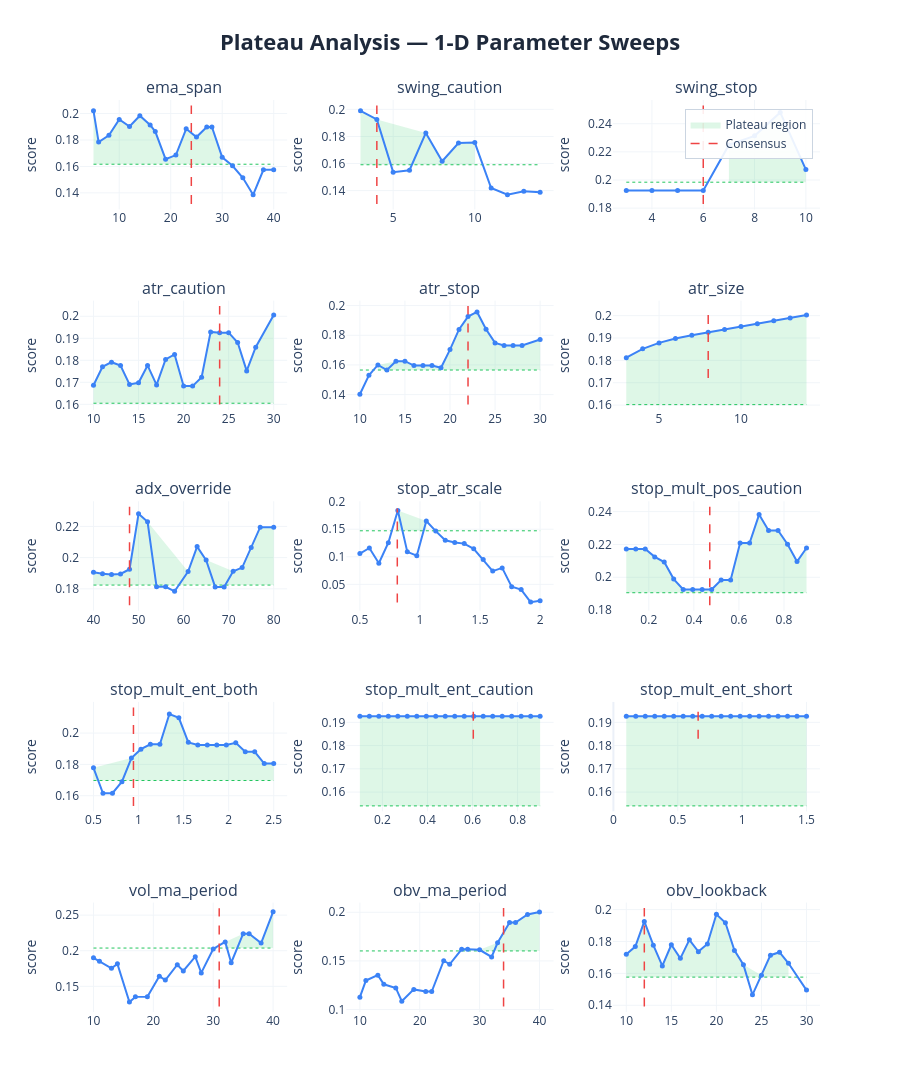

The code cell stored with this chart in its notebook:
### Markdown cell above
### 1-D sweep charts:
| Element | Meaning | Good | Bad |
|---------|---------|------|-----|
| **Blue curve** | Composite score at each value of the parameter, with all others held at consensus | Flat-topped curve — performance is insensitive to the exact value | Narrow spike — optimizer latched onto one specific value, everything nearby is worse |
| **Red dashed line** | Where the consensus value sits | On the flat top of the curve | On a steep slope or at the edge of a cliff |
| **Green dashed line** | Cutoff at 80% of peak score — the boundary between plateau and non-plateau | Blue curve stays above this line across most of the range | Blue curve dips below it quickly either side of the peak |
| **Green shading** | Plateau region — all values where the score stays within 20% of the peak | Wide green band spanning most of the range (robust) | Thin sliver or no shading at all (fragile/overfit) |


 If concensus on steep slope: parameter **REGIME SENSITIVE** - do not fix, backtests are disagreeing, want to fix parameters on flat top.

### Code cell
# ── visual sweep curves ───────────────────────────────────────────────────
plot_plateau_analysis(
    sweep_results    = sweep_results,
    consensus_params = results['consensus_params'],
    param_defs       = PARAM_DEFS,
    fixed_params     = FIXED_PARAMS,
    threshold        = 0.20,
    show             = False,
    save_html        = None,
)

### Figure 1 — Plotly figure (JSON) as saved in the notebook; plotly's stock layout.template omitted (floating-point values rounded to 4 significant figures)
{"data": [{"fill": "toself", "fillcolor": "rgba(34, 197, 94, 0.15)", "hoverinfo": "skip", "line": {"color": "rgba(0,0,0,0)"}, "name": "Plateau region", "showlegend": true, "type": "scatter", "x": [5, 6, 8, 10, 12, 14, 16, 17, 19, 21, 23, 25, 27, 28, 30, 30, 28, 27, 25, 23, 21, 19, 17, 16, 14, 12, 10, 8, 6, 5], "xaxis": "x", "y": [0.2021, 0.1784, 0.1836, 0.1956, 0.1902, 0.1984, 0.1914, 0.1864, 0.1655, 0.1686, 0.1885, 0.1822, 0.1898, 0.1898, 0.1669, 0.1617, 0.1617, 0.1617, 0.1617, 0.1617, 0.1617, 0.1617, 0.1617, 0.1617, 0.1617, 0.1617, 0.1617, 0.1617, 0.1617, 0.1617], "yaxis": "y"}, {"hoverinfo": "skip", "line": {"color": "#22c55e", "dash": "dot", "width": 1}, "mode": "lines", "showlegend": false, "type": "scatter", "x": [5, 40], "xaxis": "x", "y": [0.1617, 0.1617], "yaxis": "y"}, {"hovertemplate": "<b>ema_span</b><br>Value: %{x:.4g}<br>Score: %{y:.4f}<br><extra></extra>", "line": {"color": "#3b82f6", "width": 2}, "marker": {"size": 5}, "mode": "lines+markers", "name": "ema_span", "showlegend": false, "type": "scatter", "x": [5, 6, 8, 10, 12, 14, 16, 17, 19, 21, 23, 25, 27, 28, 30, 32, 34, 36, 38, 40], "xaxis": "x", "y": [0.2021, 0.1784, 0.1836, 0.1956, 0.1902, 0.1984, 0.1914, 0.1864, 0.1655, 0.1686, 0.1885, 0.1822, 0.1898, 0.1898, 0.1669, 0.1605, 0.1514, 0.1385, 0.1575, 0.1575], "yaxis": "y"}, {"hoverinfo": "skip", "line": {"color": "#ef4444", "dash": "dash", "width": 1.5}, "mode": "lines", "name": "Consensus", "showlegend": true, "type": "scatter", "x": [24, 24], "xaxis": "x", "y": [0.1316, 0.2061], "yaxis": "y"}, {"fill": "toself", "fillcolor": "rgba(34, 197, 94, 0.15)", "hoverinfo": "skip", "line": {"color": "rgba(0,0,0,0)"}, "name": "Plateau region", "showlegend": false, "type": "scatter", "x": [3, 4, 7, 8, 9, 10, 10, 9, 8, 7, 4, 3], "xaxis": "x2", "y": [0.1989, 0.1926, 0.1826, 0.1617, 0.1751, 0.1755, 0.1591, 0.1591, 0.1591, 0.1591, 0.1591, 0.1591], "yaxis": "y2"}, {"hoverinfo": "skip", "line": {"color": "#22c55e", "dash": "dot", "width": 1}, "mode": "lines", "showlegend": false, "type": "scatter", "x": [3, 14], "xaxis": "x2", "y": [0.1591, 0.1591], "yaxis": "y2"}, {"hovertemplate": "<b>swing_caution</b><br>Value: %{x:.4g}<br>Score: %{y:.4f}<br><extra></extra>", "line": {"color": "#3b82f6", "width": 2}, "marker": {"size": 5}, "mode": "lines+markers", "name": "swing_caution", "showlegend": false, "type": "scatter", "x": [3, 4, 5, 6, 7, 8, 9, 10, 11, 12, 13, 14], "xaxis": "x2", "y": [0.1989, 0.1926, 0.1537, 0.1551, 0.1826, 0.1617, 0.1751, 0.1755, 0.142, 0.137, 0.1395, 0.1389], "yaxis": "y2"}, {"hoverinfo": "skip", "line": {"color": "#ef4444", "dash": "dash", "width": 1.5}, "mode": "lines", "name": "Consensus", "showlegend": false, "type": "scatter", "x": [4, 4], "xaxis": "x2", "y": [0.1302, 0.2029], "yaxis": "y2"}, {"fill": "toself", "fillcolor": "rgba(34, 197, 94, 0.15)", "hoverinfo": "skip", "line": {"color": "rgba(0,0,0,0)"}, "name": "Plateau region", "showlegend": false, "type": "scatter", "x": [7, 8, 9, 10, 10, 9, 8, 7], "xaxis": "x3", "y": [0.2249, 0.2314, 0.248, 0.2074, 0.1984, 0.1984, 0.1984, 0.1984], "yaxis": "y3"}, {"hoverinfo": "skip", "line": {"color": "#22c55e", "dash": "dot", "width": 1}, "mode": "lines", "showlegend": false, "type": "scatter", "x": [3, 10], "xaxis": "x3", "y": [0.1984, 0.1984], "yaxis": "y3"}, {"hovertemplate": "<b>swing_stop</b><br>Value: %{x:.4g}<br>Score: %{y:.4f}<br><extra></extra>", "line": {"color": "#3b82f6", "width": 2}, "marker": {"size": 5}, "mode": "lines+markers", "name": "swing_stop", "showlegend": false, "type": "scatter", "x": [3, 4, 5, 6, 7, 8, 9, 10], "xaxis": "x3", "y": [0.1926, 0.1926, 0.1926, 0.1926, 0.2249, 0.2314, 0.248, 0.2074], "yaxis": "y3"}, {"hoverinfo": "skip", "line": {"color": "#ef4444", "dash": "dash", "width": 1.5}, "mode": "lines", "name": "Consensus", "showlegend": false, "type": "scatter", "x": [6, 6], "xaxis": "x3", "y": [0.1829, 0.253], "yaxis": "y3"}, {"fill": "toself", "fillcolor": "rgba(34, 197, 94, 0.15)", "hoverinfo": "skip", "line": {"color": "rgba(0,0,0,0)"}, "name": "Plateau region", "showlegend": false, "type": "scatter", "x": [10, 11, 12, 13, 14, 15, 16, 17, 18, 19, 20, 21, 22, 23, 24, 25, 26, 27, 28, 30, 30, 28, 27, 26, 25, 24, 23, 22, 21, 20, 19, 18, 17, 16, 15, 14, 13, 12, 11, 10], "xaxis": "x4", "y": [0.1687, 0.177, 0.1791, 0.1776, 0.169, 0.1698, 0.1777, 0.1688, 0.1804, 0.1827, 0.1683, 0.1683, 0.1723, 0.1929, 0.1926, 0.1926, 0.1881, 0.1752, 0.1859, 0.2006, 0.1605, 0.1605, 0.1605, 0.1605, 0.1605, 0.1605, 0.1605, 0.1605, 0.1605, 0.1605, 0.1605, 0.1605, 0.1605, 0.1605, 0.1605, 0.1605, 0.1605, 0.1605, 0.1605, 0.1605], "yaxis": "y4"}, {"hoverinfo": "skip", "line": {"color": "#22c55e", "dash": "dot", "width": 1}, "mode": "lines", "showlegend": false, "type": "scatter", "x": [10, 30], "xaxis": "x4", "y": [0.1605, 0.1605], "yaxis": "y4"}, {"hovertemplate": "<b>atr_caution</b><br>Value: %{x:.4g}<br>Score: %{y:.4f}<br><extra></extra>", "line": {"color": "#3b82f6", "width": 2}, "marker": {"size": 5}, "mode": "lines+markers", "name": "atr_caution", "showlegend": false, "type": "scatter", "x": [10, 11, 12, 13, 14, 15, 16, 17, 18, 19, 20, 21, 22, 23, 24, 25, 26, 27, 28, 30], "xaxis": "x4", "y": [0.1687, 0.177, 0.1791, 0.1776, 0.169, 0.1698, 0.1777, 0.1688, 0.1804, 0.1827, 0.1683, 0.1683, 0.1723, 0.1929, 0.1926, 0.1926, 0.1881, 0.1752, 0.1859, 0.2006], "yaxis": "y4"}, {"hoverinfo": "skip", "line": {"color": "#ef4444", "dash": "dash", "width": 1.5}, "mode": "lines", "name": "Consensus", "showlegend": false, "type": "scatter", "x": [24, 24], "xaxis": "x4", "y": [0.1599, 0.2046], "yaxis": "y4"}, {"fill": "toself", "fillcolor": "rgba(34, 197, 94, 0.15)", "hoverinfo": "skip", "line": {"color": "rgba(0,0,0,0)"}, "name": "Plateau region", "showlegend": false, "type": "scatter", "x": [12, 14, 15, 16, 17, 18, 19, 20, 21, 22, 23, 24, 25, 26, 27, 28, 30, 30, 28, 27, 26, 25, 24, 23, 22, 21, 20, 19, 18, 17, 16, 15, 14, 12], "xaxis": "x5", "y": [0.16, 0.1625, 0.1625, 0.1595, 0.1595, 0.1595, 0.1581, 0.1703, 0.184, 0.1926, 0.1957, 0.184, 0.1749, 0.1731, 0.1731, 0.1731, 0.1771, 0.1566, 0.1566, 0.1566, 0.1566, 0.1566, 0.1566, 0.1566, 0.1566, 0.1566, 0.1566, 0.1566, 0.1566, 0.1566, 0.1566, 0.1566, 0.1566, 0.1566], "yaxis": "y5"}, {"hoverinfo": "skip", "line": {"color": "#22c55e", "dash": "dot", "width": 1}, "mode": "lines", "showlegend": false, "type": "scatter", "x": [10, 30], "xaxis": "x5", "y": [0.1566, 0.1566], "yaxis": "y5"}, {"hovertemplate": "<b>atr_stop</b><br>Value: %{x:.4g}<br>Score: %{y:.4f}<br><extra></extra>", "line": {"color": "#3b82f6", "width": 2}, "marker": {"size": 5}, "mode": "lines+markers", "name": "atr_stop", "showlegend": false, "type": "scatter", "x": [10, 11, 12, 13, 14, 15, 16, 17, 18, 19, 20, 21, 22, 23, 24, 25, 26, 27, 28, 30], "xaxis": "x5", "y": [0.1403, 0.153, 0.16, 0.1566, 0.1625, 0.1625, 0.1595, 0.1595, 0.1595, 0.1581, 0.1703, 0.184, 0.1926, 0.1957, 0.184, 0.1749, 0.1731, 0.1731, 0.1731, 0.1771], "yaxis": "y5"}, {"hoverinfo": "skip", "line": {"color": "#ef4444", "dash": "dash", "width": 1.5}, "mode": "lines", "name": "Consensus", "showlegend": false, "type": "scatter", "x": [22, 22], "xaxis": "x5", "y": [0.1333, 0.1996], "yaxis": "y5"}, {"fill": "toself", "fillcolor": "rgba(34, 197, 94, 0.15)", "hoverinfo": "skip", "line": {"color": "rgba(0,0,0,0)"}, "name": "Plateau region", "showlegend": false, "type": "scatter", "x": [3, 4, 5, 6, 7, 8, 9, 10, 11, 12, 13, 14, 14, 13, 12, 11, 10, 9, 8, 7, 6, 5, 4, 3], "xaxis": "x6", "y": [0.1812, 0.1851, 0.1878, 0.1897, 0.1913, 0.1926, 0.1938, 0.1951, 0.1964, 0.1977, 0.199, 0.2003, 0.1602, 0.1602, 0.1602, 0.1602, 0.1602, 0.1602, 0.1602, 0.1602, 0.1602, 0.1602, 0.1602, 0.1602], "yaxis": "y6"}, {"hoverinfo": "skip", "line": {"color": "#22c55e", "dash": "dot", "width": 1}, "mode": "lines", "showlegend": false, "type": "scatter", "x": [3, 14], "xaxis": "x6", "y": [0.1602, 0.1602], "yaxis": "y6"}, {"hovertemplate": "<b>atr_size</b><br>Value: %{x:.4g}<br>Score: %{y:.4f}<br><extra></extra>", "line": {"color": "#3b82f6", "width": 2}, "marker": {"size": 5}, "mode": "lines+markers", "name": "atr_size", "showlegend": false, "type": "scatter", "x": [3, 4, 5, 6, 7, 8, 9, 10, 11, 12, 13, 14], "xaxis": "x6", "y": [0.1812, 0.1851, 0.1878, 0.1897, 0.1913, 0.1926, 0.1938, 0.1951, 0.1964, 0.1977, 0.199, 0.2003], "yaxis": "y6"}, {"hoverinfo": "skip", "line": {"color": "#ef4444", "dash": "dash", "width": 1.5}, "mode": "lines", "name": "Consensus", "showlegend": false, "type": "scatter", "x": [8, 8], "xaxis": "x6", "y": [0.1721, 0.2043], "yaxis": "y6"}, {"fill": "toself", "fillcolor": "rgba(34, 197, 94, 0.15)", "hoverinfo": "skip", "line": {"color": "rgba(0,0,0,0)"}, "name": "Plateau region", "showlegend": false, "type": "scatter", "x": [40, 42, 44, 46, 48, 50, 52, 61, 63, 65, 71, 73, 75, 77, 80, 80, 77, 75, 73, 71, 65, 63, 61, 52, 50, 48, 46, 44, 42, 40], "xaxis": "x7", "y": [0.1906, 0.1896, 0.1893, 0.1896, 0.1926, 0.228, 0.223, 0.1911, 0.2071, 0.1984, 0.1913, 0.1936, 0.2065, 0.2195, 0.2195, 0.1824, 0.1824, 0.1824, 0.1824, 0.1824, 0.1824, 0.1824, 0.1824, 0.1824, 0.1824, 0.1824, 0.1824, 0.1824, 0.1824, 0.1824], "yaxis": "y7"}, {"hoverinfo": "skip", "line": {"color": "#22c55e", "dash": "dot", "width": 1}, "mode": "lines", "showlegend": false, "type": "scatter", "x": [40, 80], "xaxis": "x7", "y": [0.1824, 0.1824], "yaxis": "y7"}, {"hovertemplate": "<b>adx_override</b><br>Value: %{x:.4g}<br>Score: %{y:.4f}<br><extra></extra>", "line": {"color": "#3b82f6", "width": 2}, "marker": {"size": 5}, "mode": "lines+markers", "name": "adx_override", "showlegend": false, "type": "scatter", "x": [40, 42, 44, 46, 48, 50, 52, 54, 56, 58, 61, 63, 65, 67, 69, 71, 73, 75, 77, 80], "xaxis": "x7", "y": [0.1906, 0.1896, 0.1893, 0.1896, 0.1926, 0.228, 0.223, 0.1813, 0.1813, 0.1784, 0.1911, 0.2071, 0.1984, 0.1812, 0.1812, 0.1913, 0.1936, 0.2065, 0.2195, 0.2195], "yaxis": "y7"}, {"hoverinfo": "skip", "line": {"color": "#ef4444", "dash": "dash", "width": 1.5}, "mode": "lines", "name": "Consensus", "showlegend": false, "type": "scatter", "x": [48, 48], "xaxis": "x7", "y": [0.1695, 0.2326], "yaxis": "y7"}, {"fill": "toself", "fillcolor": "rgba(34, 197, 94, 0.15)", "hoverinfo": "skip", "line": {"color": "rgba(0,0,0,0)"}, "name": "Plateau region", "showlegend": false, "type": "scatter", "x": [0.8158, 1.053, 1.053, 0.8158], "xaxis": "x8", "y": [0.184, 0.165, 0.1472, 0.1472], "yaxis": "y8"}, {"hoverinfo": "skip", "line": {"color": "#22c55e", "dash": "dot", "width": 1}, "mode": "lines", "showlegend": false, "type": "scatter", "x": [0.5, 2], "xaxis": "x8", "y": [0.1472, 0.1472], "yaxis": "y8"}, {"hovertemplate": "<b>stop_atr_scale</b><br>Value: %{x:.4g}<br>Score: %{y:.4f}<br><extra></extra>", "line": {"color": "#3b82f6", "width": 2}, "marker": {"size": 5}, "mode": "lines+markers", "name": "stop_atr_scale", "showlegend": false, "type": "scatter", "x": [0.5, 0.5789, 0.6579, 0.7368, 0.8158, 0.8947, 0.9737, 1.053, 1.132, 1.211, 1.289, 1.368, 1.447, 1.526, 1.605, 1.684, 1.763, 1.842, 1.921, 2.0], "xaxis": "x8", "y": [0.1058, 0.1159, 0.08829, 0.1255, 0.184, 0.109, 0.1019, 0.165, 0.1466, 0.13, 0.1259, 0.1239, 0.1145, 0.09513, 0.07406, 0.07985, 0.04575, 0.04061, 0.01777, 0.02045], "yaxis": "y8"}, {"hoverinfo": "skip", "line": {"color": "#ef4444", "dash": "dash", "width": 1.5}, "mode": "lines", "name": "Consensus", "showlegend": false, "type": "scatter", "x": [0.8114, 0.8114], "xaxis": "x8", "y": [0.01688, 0.1876], "yaxis": "y8"}, {"fill": "toself", "fillcolor": "rgba(34, 197, 94, 0.15)", "hoverinfo": "skip", "line": {"color": "rgba(0,0,0,0)"}, "name": "Plateau region", "showlegend": false, "type": "scatter", "x": [0.1, 0.1421, 0.1842, 0.2263, 0.2684, 0.3105, 0.3526, 0.3947, 0.4368, 0.4789, 0.5211, 0.5632, 0.6053, 0.6474, 0.6895, 0.7316, 0.7737, 0.8158, 0.8579, 0.9, 0.9, 0.8579, 0.8158, 0.7737, 0.7316, 0.6895, 0.6474, 0.6053, 0.5632, 0.5211, 0.4789, 0.4368, 0.3947, 0.3526, 0.3105, 0.2684, 0.2263, 0.1842, 0.1421, 0.1], "xaxis": "x9", "y": [0.2173, 0.2173, 0.2173, 0.2124, 0.2093, 0.1989, 0.1926, 0.1926, 0.1926, 0.1926, 0.1983, 0.1983, 0.2209, 0.2209, 0.2382, 0.2285, 0.2285, 0.2201, 0.2096, 0.2178, 0.1906, 0.1906, 0.1906, 0.1906, 0.1906, 0.1906, 0.1906, 0.1906, 0.1906, 0.1906, 0.1906, 0.1906, 0.1906, 0.1906, 0.1906, 0.1906, 0.1906, 0.1906, 0.1906, 0.1906], "yaxis": "y9"}, {"hoverinfo": "skip", "line": {"color": "#22c55e", "dash": "dot", "width": 1}, "mode": "lines", "showlegend": false, "type": "scatter", "x": [0.1, 0.9], "xaxis": "x9", "y": [0.1906, 0.1906], "yaxis": "y9"}, {"hovertemplate": "<b>stop_mult_pos_caution</b><br>Value: %{x:.4g}<br>Score: %{y:.4f}<br><extra></extra>", "line": {"color": "#3b82f6", "width": 2}, "marker": {"size": 5}, "mode": "lines+markers", "name": "stop_mult_pos_caution", "showlegend": false, "type": "scatter", "x": [0.1, 0.1421, 0.1842, 0.2263, 0.2684, 0.3105, 0.3526, 0.3947, 0.4368, 0.4789, 0.5211, 0.5632, 0.6053, 0.6474, 0.6895, 0.7316, 0.7737, 0.8158, 0.8579, 0.9], "xaxis": "x9", "y": [0.2173, 0.2173, 0.2173, 0.2124, 0.2093, 0.1989, 0.1926, 0.1926, 0.1926, 0.1926, 0.1983, 0.1983, 0.2209, 0.2209, 0.2382, 0.2285, 0.2285, 0.2201, 0.2096, 0.2178], "yaxis": "y9"}, {"hoverinfo": "skip", "line": {"color": "#ef4444", "dash": "dash", "width": 1.5}, "mode": "lines", "name": "Consensus", "showlegend": false, "type": "scatter", "x": [0.4706, 0.4706], "xaxis": "x9", "y": [0.1829, 0.243], "yaxis": "y9"}, {"fill": "toself", "fillcolor": "rgba(34, 197, 94, 0.15)", "hoverinfo": "skip", "line": {"color": "rgba(0,0,0,0)"}, "name": "Plateau region", "showlegend": false, "type": "scatter", "x": [0.5, 0.9211, 1.026, 1.132, 1.237, 1.342, 1.447, 1.553, 1.658, 1.763, 1.868, 1.974, 2.079, 2.184, 2.289, 2.395, 2.5, 2.5, 2.395, 2.289, 2.184, 2.079, 1.974, 1.868, 1.763, 1.658, 1.553, 1.447, 1.342, 1.237, 1.132, 1.026, 0.9211, 0.5], "xaxis": "x10", "y": [0.1778, 0.184, 0.1897, 0.1928, 0.1928, 0.2121, 0.2097, 0.1941, 0.1924, 0.1924, 0.1924, 0.1924, 0.1938, 0.188, 0.188, 0.1805, 0.1805, 0.1697, 0.1697, 0.1697, 0.1697, 0.1697, 0.1697, 0.1697, 0.1697, 0.1697, 0.1697, 0.1697, 0.1697, 0.1697, 0.1697, 0.1697, 0.1697, 0.1697], "yaxis": "y10"}, {"hoverinfo": "skip", "line": {"color": "#22c55e", "dash": "dot", "width": 1}, "mode": "lines", "showlegend": false, "type": "scatter", "x": [0.5, 2.5], "xaxis": "x10", "y": [0.1697, 0.1697], "yaxis": "y10"}, {"hovertemplate": "<b>stop_mult_ent_both</b><br>Value: %{x:.4g}<br>Score: %{y:.4f}<br><extra></extra>", "line": {"color": "#3b82f6", "width": 2}, "marker": {"size": 5}, "mode": "lines+markers", "name": "stop_mult_ent_both", "showlegend": false, "type": "scatter", "x": [0.5, 0.6053, 0.7105, 0.8158, 0.9211, 1.026, 1.132, 1.237, 1.342, 1.447, 1.553, 1.658, 1.763, 1.868, 1.974, 2.079, 2.184, 2.289, 2.395, 2.5], "xaxis": "x10", "y": [0.1778, 0.1616, 0.1616, 0.1689, 0.184, 0.1897, 0.1928, 0.1928, 0.2121, 0.2097, 0.1941, 0.1924, 0.1924, 0.1924, 0.1924, 0.1938, 0.188, 0.188, 0.1805, 0.1805], "yaxis": "y10"}, {"hoverinfo": "skip", "line": {"color": "#ef4444", "dash": "dash", "width": 1.5}, "mode": "lines", "name": "Consensus", "showlegend": false, "type": "scatter", "x": [0.9436, 0.9436], "xaxis": "x10", "y": [0.1535, 0.2164], "yaxis": "y10"}, {"fill": "toself", "fillcolor": "rgba(34, 197, 94, 0.15)", "hoverinfo": "skip", "line": {"color": "rgba(0,0,0,0)"}, "name": "Plateau region", "showlegend": false, "type": "scatter", "x": [0.1, 0.1421, 0.1842, 0.2263, 0.2684, 0.3105, 0.3526, 0.3947, 0.4368, 0.4789, 0.5211, 0.5632, 0.6053, 0.6474, 0.6895, 0.7316, 0.7737, 0.8158, 0.8579, 0.9, 0.9, 0.8579, 0.8158, 0.7737, 0.7316, 0.6895, 0.6474, 0.6053, 0.5632, 0.5211, 0.4789, 0.4368, 0.3947, 0.3526, 0.3105, 0.2684, 0.2263, 0.1842, 0.1421, 0.1], "xaxis": "x11", "y": [0.1926, 0.1926, 0.1926, 0.1926, 0.1926, 0.1926, 0.1926, 0.1926, 0.1926, 0.1926, 0.1926, 0.1926, 0.1926, 0.1926, 0.1926, 0.1926, 0.1926, 0.1926, 0.1926, 0.1926, 0.1541, 0.1541, 0.1541, 0.1541, 0.1541, 0.1541, 0.1541, 0.1541, 0.1541, 0.1541, 0.1541, 0.1541, 0.1541, 0.1541, 0.1541, 0.1541, 0.1541, 0.1541, 0.1541, 0.1541], "yaxis": "y11"}, {"hoverinfo": "skip", "line": {"color": "#22c55e", "dash": "dot", "width": 1}, "mode": "lines", "showlegend": false, "type": "scatter", "x": [0.1, 0.9], "xaxis": "x11", "y": [0.1541, 0.1541], "yaxis": "y11"}, {"hovertemplate": "<b>stop_mult_ent_caution</b><br>Value: %{x:.4g}<br>Score: %{y:.4f}<br><extra></extra>", "line": {"color": "#3b82f6", "width": 2}, "marker": {"size": 5}, "mode": "lines+markers", "name": "stop_mult_ent_caution", "showlegend": false, "type": "scatter", "x": [0.1, 0.1421, 0.1842, 0.2263, 0.2684, 0.3105, 0.3526, 0.3947, 0.4368, 0.4789, 0.5211, 0.5632, 0.6053, 0.6474, 0.6895, 0.7316, 0.7737, 0.8158, 0.8579, 0.9], "xaxis": "x11", "y": [0.1926, 0.1926, 0.1926, 0.1926, 0.1926, 0.1926, 0.1926, 0.1926, 0.1926, 0.1926, 0.1926, 0.1926, 0.1926, 0.1926, 0.1926, 0.1926, 0.1926, 0.1926, 0.1926, 0.1926], "yaxis": "y11"}, {"hoverinfo": "skip", "line": {"color": "#ef4444", "dash": "dash", "width": 1.5}, "mode": "lines", "name": "Consensus", "showlegend": false, "type": "scatter", "x": [0.6034, 0.6034], "xaxis": "x11", "y": [0.1829, 0.1964], "yaxis": "y11"}, {"fill": "toself", "fillcolor": "rgba(34, 197, 94, 0.15)", "hoverinfo": "skip", "line": {"color": "rgba(0,0,0,0)"}, "name": "Plateau region", "showlegend": false, "type": "scatter", "x": [0.1, 0.1737, 0.2474, 0.3211, 0.3947, 0.4684, 0.5421, 0.6158, 0.6895, 0.7632, 0.8368, 0.9105, 0.9842, 1.058, 1.132, 1.205, 1.279, 1.353, 1.426, 1.5, 1.5, 1.426, 1.353, 1.279, 1.205, 1.132, 1.058, 0.9842, 0.9105, 0.8368, 0.7632, 0.6895, 0.6158, 0.5421, 0.4684, 0.3947, 0.3211, 0.2474, 0.1737, 0.1], "xaxis": "x12", "y": [0.1926, 0.1926, 0.1926, 0.1926, 0.1926, 0.1926, 0.1926, 0.1926, 0.1926, 0.1926, 0.1926, 0.1926, 0.1926, 0.1926, 0.1926, 0.1926, 0.1926, 0.1926, 0.1926, 0.1926, 0.1541, 0.1541, 0.1541, 0.1541, 0.1541, 0.1541, 0.1541, 0.1541, 0.1541, 0.1541, 0.1541, 0.1541, 0.1541, 0.1541, 0.1541, 0.1541, 0.1541, 0.1541, 0.1541, 0.1541], "yaxis": "y12"}, {"hoverinfo": "skip", "line": {"color": "#22c55e", "dash": "dot", "width": 1}, "mode": "lines", "showlegend": false, "type": "scatter", "x": [0.1, 1.5], "xaxis": "x12", "y": [0.1541, 0.1541], "yaxis": "y12"}, {"hovertemplate": "<b>stop_mult_ent_short</b><br>Value: %{x:.4g}<br>Score: %{y:.4f}<br><extra></extra>", "line": {"color": "#3b82f6", "width": 2}, "marker": {"size": 5}, "mode": "lines+markers", "name": "stop_mult_ent_short", "showlegend": false, "type": "scatter", "x": [0.1, 0.1737, 0.2474, 0.3211, 0.3947, 0.4684, 0.5421, 0.6158, 0.6895, 0.7632, 0.8368, 0.9105, 0.9842, 1.058, 1.132, 1.205, 1.279, 1.353, 1.426, 1.5], "xaxis": "x12", "y": [0.1926, 0.1926, 0.1926, 0.1926, 0.1926, 0.1926, 0.1926, 0.1926, 0.1926, 0.1926, 0.1926, 0.1926, 0.1926, 0.1926, 0.1926, 0.1926, 0.1926, 0.1926, 0.1926, 0.1926], "yaxis": "y12"}, {"hoverinfo": "skip", "line": {"color": "#ef4444", "dash": "dash", "width": 1.5}, "mode": "lines", "name": "Consensus", "showlegend": false, "type": "scatter", "x": [0.6581, 0.6581], "xaxis": "x12", "y": [0.1829, 0.1964], "yaxis": "y12"}, {"fill": "toself", "fillcolor": "rgba(34, 197, 94, 0.15)", "hoverinfo": "skip", "line": {"color": "rgba(0,0,0,0)"}, "name": "Plateau region", "showlegend": false, "type": "scatter", "x": [32, 35, 36, 38, 40, 40, 38, 36, 35, 32], "xaxis": "x13", "y": [0.2124, 0.2238, 0.2238, 0.2107, 0.2547, 0.2037, 0.2037, 0.2037, 0.2037, 0.2037], "yaxis": "y13"}, {"hoverinfo": "skip", "line": {"color": "#22c55e", "dash": "dot", "width": 1}, "mode": "lines", "showlegend": false, "type": "scatter", "x": [10, 40], "xaxis": "x13", "y": [0.2037, 0.2037], "yaxis": "y13"}, {"hovertemplate": "<b>vol_ma_period</b><br>Value: %{x:.4g}<br>Score: %{y:.4f}<br><extra></extra>", "line": {"color": "#3b82f6", "width": 2}, "marker": {"size": 5}, "mode": "lines+markers", "name": "vol_ma_period", "showlegend": false, "type": "scatter", "x": [10, 11, 13, 14, 16, 17, 19, 21, 22, 24, 25, 27, 28, 30, 32, 33, 35, 36, 38, 40], "xaxis": "x13", "y": [0.19, 0.1852, 0.1752, 0.1816, 0.128, 0.1352, 0.1355, 0.1641, 0.1588, 0.1803, 0.1716, 0.1917, 0.1689, 0.2025, 0.2124, 0.1831, 0.2238, 0.2238, 0.2107, 0.2547], "yaxis": "y13"}, {"hoverinfo": "skip", "line": {"color": "#ef4444", "dash": "dash", "width": 1.5}, "mode": "lines", "name": "Consensus", "showlegend": false, "type": "scatter", "x": [31, 31], "xaxis": "x13", "y": [0.1216, 0.2598], "yaxis": "y13"}, {"fill": "toself", "fillcolor": "rgba(34, 197, 94, 0.15)", "hoverinfo": "skip", "line": {"color": "rgba(0,0,0,0)"}, "name": "Plateau region", "showlegend": false, "type": "scatter", "x": [27, 28, 30, 33, 35, 36, 38, 40, 40, 38, 36, 35, 33, 30, 28, 27], "xaxis": "x14", "y": [0.162, 0.162, 0.1614, 0.1687, 0.1895, 0.1895, 0.1977, 0.2003, 0.1603, 0.1603, 0.1603, 0.1603, 0.1603, 0.1603, 0.1603, 0.1603], "yaxis": "y14"}, {"hoverinfo": "skip", "line": {"color": "#22c55e", "dash": "dot", "width": 1}, "mode": "lines", "showlegend": false, "type": "scatter", "x": [10, 40], "xaxis": "x14", "y": [0.1603, 0.1603], "yaxis": "y14"}, {"hovertemplate": "<b>obv_ma_period</b><br>Value: %{x:.4g}<br>Score: %{y:.4f}<br><extra></extra>", "line": {"color": "#3b82f6", "width": 2}, "marker": {"size": 5}, "mode": "lines+markers", "name": "obv_ma_period", "showlegend": false, "type": "scatter", "x": [10, 11, 13, 14, 16, 17, 19, 21, 22, 24, 25, 27, 28, 30, 32, 33, 35, 36, 38, 40], "xaxis": "x14", "y": [0.1127, 0.1298, 0.1354, 0.126, 0.1222, 0.1086, 0.1207, 0.1186, 0.1186, 0.1502, 0.1466, 0.162, 0.162, 0.1614, 0.154, 0.1687, 0.1895, 0.1895, 0.1977, 0.2003], "yaxis": "y14"}, {"hoverinfo": "skip", "line": {"color": "#ef4444", "dash": "dash", "width": 1.5}, "mode": "lines", "name": "Consensus", "showlegend": false, "type": "scatter", "x": [34, 34], "xaxis": "x14", "y": [0.1031, 0.2043], "yaxis": "y14"}, {"fill": "toself", "fillcolor": "rgba(34, 197, 94, 0.15)", "hoverinfo": "skip", "line": {"color": "rgba(0,0,0,0)"}, "name": "Plateau region", "showlegend": false, "type": "scatter", "x": [10, 11, 12, 13, 14, 15, 16, 17, 18, 19, 20, 21, 22, 23, 25, 26, 27, 28, 28, 27, 26, 25, 23, 22, 21, 20, 19, 18, 17, 16, 15, 14, 13, 12, 11, 10], "xaxis": "x15", "y": [0.172, 0.1768, 0.1926, 0.1777, 0.1647, 0.178, 0.1694, 0.181, 0.1736, 0.1784, 0.1971, 0.1918, 0.1744, 0.1654, 0.1589, 0.1714, 0.1733, 0.1663, 0.1576, 0.1576, 0.1576, 0.1576, 0.1576, 0.1576, 0.1576, 0.1576, 0.1576, 0.1576, 0.1576, 0.1576, 0.1576, 0.1576, 0.1576, 0.1576, 0.1576, 0.1576], "yaxis": "y15"}, {"hoverinfo": "skip", "line": {"color": "#22c55e", "dash": "dot", "width": 1}, "mode": "lines", "showlegend": false, "type": "scatter", "x": [10, 30], "xaxis": "x15", "y": [0.1576, 0.1576], "yaxis": "y15"}, {"hovertemplate": "<b>obv_lookback</b><br>Value: %{x:.4g}<br>Score: %{y:.4f}<br><extra></extra>", "line": {"color": "#3b82f6", "width": 2}, "marker": {"size": 5}, "mode": "lines+markers", "name": "obv_lookback", "showlegend": false, "type": "scatter", "x": [10, 11, 12, 13, 14, 15, 16, 17, 18, 19, 20, 21, 22, 23, 24, 25, 26, 27, 28, 30], "xaxis": "x15", "y": [0.172, 0.1768, 0.1926, 0.1777, 0.1647, 0.178, 0.1694, 0.181, 0.1736, 0.1784, 0.1971, 0.1918, 0.1744, 0.1654, 0.1465, 0.1589, 0.1714, 0.1733, 0.1663, 0.1495], "yaxis": "y15"}, {"hoverinfo": "skip", "line": {"color": "#ef4444", "dash": "dash", "width": 1.5}, "mode": "lines", "name": "Consensus", "showlegend": false, "type": "scatter", "x": [12, 12], "xaxis": "x15", "y": [0.1392, 0.201], "yaxis": "y15"}], "layout": {"annotations": [{"font": {"size": 16}, "showarrow": false, "text": "ema_span", "x": 0.14, "xanchor": "center", "xref": "paper", "y": 1, "yanchor": "bottom", "yref": "paper"}, {"font": {"size": 16}, "showarrow": false, "text": "swing_caution", "x": 0.5, "xanchor": "center", "xref": "paper", "y": 1, "yanchor": "bottom", "yref": "paper"}, {"font": {"size": 16}, "showarrow": false, "text": "swing_stop", "x": 0.86, "xanchor": "center", "xref": "paper", "y": 1, "yanchor": "bottom", "yref": "paper"}, {"font": {"size": 16}, "showarrow": false, "text": "atr_caution", "x": 0.14, "xanchor": "center", "xref": "paper", "y": 0.78, "yanchor": "bottom", "yref": "paper"}, {"font": {"size": 16}, "showarrow": false, "text": "atr_stop", "x": 0.5, "xanchor": "center", "xref": "paper", "y": 0.78, "yanchor": "bottom", "yref": "paper"}, {"font": {"size": 16}, "showarrow": false, "text": "atr_size", "x": 0.86, "xanchor": "center", "xref": "paper", "y": 0.78, "yanchor": "bottom", "yref": "paper"}, {"font": {"size": 16}, "showarrow": false, "text": "adx_override", "x": 0.14, "xanchor": "center", "xref": "paper", "y": 0.56, "yanchor": "bottom", "yref": "paper"}, {"font": {"size": 16}, "showarrow": false, "text": "stop_atr_scale", "x": 0.5, "xanchor": "center", "xref": "paper", "y": 0.56, "yanchor": "bottom", "yref": "paper"}, {"font": {"size": 16}, "showarrow": false, "text": "stop_mult_pos_caution", "x": 0.86, "xanchor": "center", "xref": "paper", "y": 0.56, "yanchor": "bottom", "yref": "paper"}, {"font": {"size": 16}, "showarrow": false, "text": "stop_mult_ent_both", "x": 0.14, "xanchor": "center", "xref": "paper", "y": 0.34, "yanchor": "bottom", "yref": "paper"}, {"font": {"size": 16}, "showarrow": false, "text": "stop_mult_ent_caution", "x": 0.5, "xanchor": "center", "xref": "paper", "y": 0.34, "yanchor": "bottom", "yref": "paper"}, {"font": {"size": 16}, "showarrow": false, "text": "stop_mult_ent_short", "x": 0.86, "xanchor": "center", "xref": "paper", "y": 0.34, "yanchor": "bottom", "yref": "paper"}, {"font": {"size": 16}, "showarrow": false, "text": "vol_ma_period", "x": 0.14, "xanchor": "center", "xref": "paper", "y": 0.12, "yanchor": "bottom", "yref": "paper"}, {"font": {"size": 16}, "showarrow": false, "text": "obv_ma_period", "x": 0.5, "xanchor": "center", "xref": "paper", "y": 0.12, "yanchor": "bottom", "yref": "paper"}, {"font": {"size": 16}, "showarrow": false, "text": "obv_lookback", "x": 0.86, "xanchor": "center", "xref": "paper", "y": 0.12, "yanchor": "bottom", "yref": "paper"}], "height": 1500, "legend": {"bgcolor": "rgba(255, 255, 255, 0.9)", "bordercolor": "#cbd5e1", "borderwidth": 1, "x": 0.99, "xanchor": "right", "y": 0.99, "yanchor": "top"}, "title": {"font": {"color": "#1E293B", "size": 22}, "text": "<b>Plateau Analysis — 1-D Parameter Sweeps</b>", "x": 0.5, "xanchor": "center"}, "xaxis": {"anchor": "y", "domain": [0, 0.28], "gridcolor": "#f1f5f9", "gridwidth": 1, "showgrid": true}, "xaxis10": {"anchor": "y10", "domain": [0, 0.28], "gridcolor": "#f1f5f9", "gridwidth": 1, "showgrid": true}, "xaxis11": {"anchor": "y11", "domain": [0.36, 0.64], "gridcolor": "#f1f5f9", "gridwidth": 1, "showgrid": true}, "xaxis12": {"anchor": "y12", "domain": [0.72, 1], "gridcolor": "#f1f5f9", "gridwidth": 1, "showgrid": true}, "xaxis13": {"anchor": "y13", "domain": [0, 0.28], "gridcolor": "#f1f5f9", "gridwidth": 1, "showgrid": true}, "xaxis14": {"anchor": "y14", "domain": [0.36, 0.64], "gridcolor": "#f1f5f9", "gridwidth": 1, "showgrid": true}, "xaxis15": {"anchor": "y15", "domain": [0.72, 1], "gridcolor": "#f1f5f9", "gridwidth": 1, "showgrid": true}, "xaxis2": {"anchor": "y2", "domain": [0.36, 0.64], "gridcolor": "#f1f5f9", "gridwidth": 1, "showgrid": true}, "xaxis3": {"anchor": "y3", "domain": [0.72, 1], "gridcolor": "#f1f5f9", "gridwidth": 1, "showgrid": true}, "xaxis4": {"anchor": "y4", "domain": [0, 0.28], "gridcolor": "#f1f5f9", "gridwidth": 1, "showgrid": true}, "xaxis5": {"anchor": "y5", "domain": [0.36, 0.64], "gridcolor": "#f1f5f9", "gridwidth": 1, "showgrid": true}, "xaxis6": {"anchor": "y6", "domain": [0.72, 1], "gridcolor": "#f1f5f9", "gridwidth": 1, "showgrid": true}, "xaxis7": {"anchor": "y7", "domain": [0, 0.28], "gridcolor": "#f1f5f9", "gridwidth": 1, "showgrid": true}, "xaxis8": {"anchor": "y8", "domain": [0.36, 0.64], "gridcolor": "#f1f5f9", "gridwidth": 1, "showgrid": true}, "xaxis9": {"anchor": "y9", "domain": [0.72, 1], "gridcolor": "#f1f5f9", "gridwidth": 1, "showgrid": true}, "yaxis": {"anchor": "x", "domain": [0.88, 1], "gridcolor": "#f1f5f9", "gridwidth": 1, "showgrid": true, "title": {"text": "score"}}, "yaxis10": {"anchor": "x10", "domain": [0.22, 0.34], "gridcolor": "#f1f5f9", "gridwidth": 1, "showgrid": true, "title": {"text": "score"}}, "yaxis11": {"anchor": "x11", "domain": [0.22, 0.34], "gridcolor": "#f1f5f9", "gridwidth": 1, "showgrid": true, "title": {"text": "score"}}, "yaxis12": {"anchor": "x12", "domain": [0.22, 0.34], "gridcolor": "#f1f5f9", "gridwidth": 1, "showgrid": true, "title": {"text": "score"}}, "yaxis13": {"anchor": "x13", "domain": [0, 0.12], "gridcolor": "#f1f5f9", "gridwidth": 1, "showgrid": true, "title": {"text": "score"}}, "yaxis14": {"anchor": "x14", "domain": [0, 0.12], "gridcolor": "#f1f5f9", "gridwidth": 1, "showgrid": true, "title": {"text": "score"}}, "yaxis15": {"anchor": "x15", "domain": [0, 0.12], "gridcolor": "#f1f5f9", "gridwidth": 1, "showgrid": true, "title": {"text": "score"}}, "yaxis2": {"anchor": "x2", "domain": [0.88, 1], "gridcolor": "#f1f5f9", "gridwidth": 1, "showgrid": true, "title": {"text": "score"}}, "yaxis3": {"anchor": "x3", "domain": [0.88, 1], "gridcolor": "#f1f5f9", "gridwidth": 1, "showgrid": true, "title": {"text": "score"}}, "yaxis4": {"anchor": "x4", "domain": [0.66, 0.78], "gridcolor": "#f1f5f9", "gridwidth": 1, "showgrid": true, "title": {"text": "score"}}, "yaxis5": {"anchor": "x5", "domain": [0.66, 0.78], "gridcolor": "#f1f5f9", "gridwidth": 1, "showgrid": true, "title": {"text": "score"}}, "yaxis6": {"anchor": "x6", "domain": [0.66, 0.78], "gridcolor": "#f1f5f9", "gridwidth": 1, "showgrid": true, "title": {"text": "score"}}, "yaxis7": {"anchor": "x7", "domain": [0.44, 0.56], "gridcolor": "#f1f5f9", "gridwidth": 1, "showgrid": true, "title": {"text": "score"}}, "yaxis8": {"anchor": "x8", "domain": [0.44, 0.56], "gridcolor": "#f1f5f9", "gridwidth": 1, "showgrid": true, "title": {"text": "score"}}, "yaxis9": {"anchor": "x9", "domain": [0.44, 0.56], "gridcolor": "#f1f5f9", "gridwidth": 1, "showgrid": true, "title": {"text": "score"}}}}
